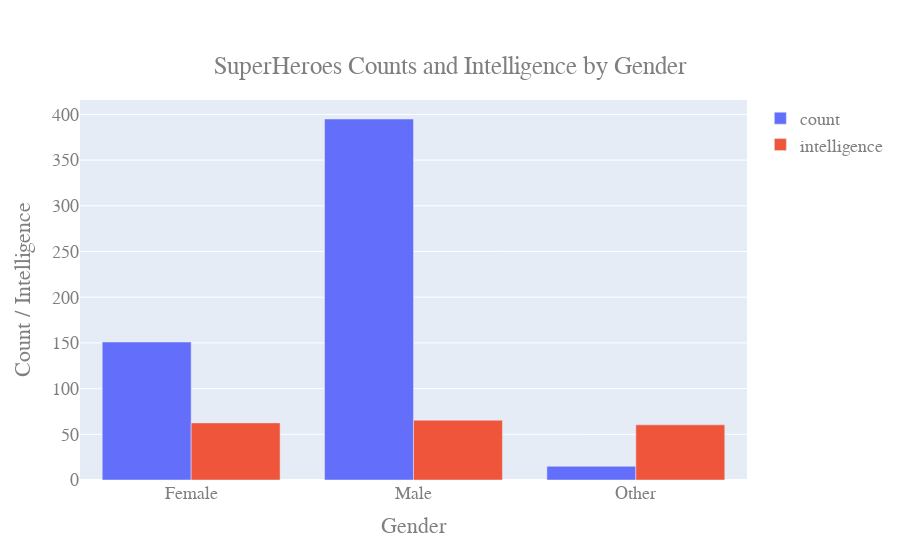

Notebook cell for this chart:
### Code cell
import plotly.graph_objects as go
x = ['Female', 'Male', 'Other']


fig = go.Figure(data=[
    go.Bar(name='count', x=x, y = gender_df['count']),
    go.Bar(name='intelligence', x=x, y = gender_df['avr intelligence'])
])
# Change the bar mode
fig.update_layout(barmode='group')


fig.update_layout(
    font=dict(
        family="Courier New, monospace",
        size=18,
        color="#7f7f7f"
    ),
    title={
        'text':'SuperHeroes Counts and Intelligence by Gender',
        'y':0.9,
        'x':0.5,
        'xanchor': 'center',
        'yanchor': 'top'}
)

fig.update_xaxes(title_text='Gender')
fig.update_yaxes(title_text='Count / Intelligence')

fig.show()

### Figure 1 — Plotly figure (JSON) as saved in the notebook; plotly's stock layout.template omitted (floating-point values rounded to 4 significant figures)
{"data": [{"name": "count", "type": "bar", "x": ["Female", "Male", "Other"], "y": [151, 395, 15]}, {"name": "intelligence", "type": "bar", "x": ["Female", "Male", "Other"], "y": [62.5, 65.42, 60.4]}], "layout": {"barmode": "group", "font": {"color": "#7f7f7f", "family": "Courier New, monospace", "size": 18}, "title": {"text": "SuperHeroes Counts and Intelligence by Gender", "x": 0.5, "xanchor": "center", "y": 0.9, "yanchor": "top"}, "xaxis": {"title": {"text": "Gender"}}, "yaxis": {"title": {"text": "Count / Intelligence"}}}}
